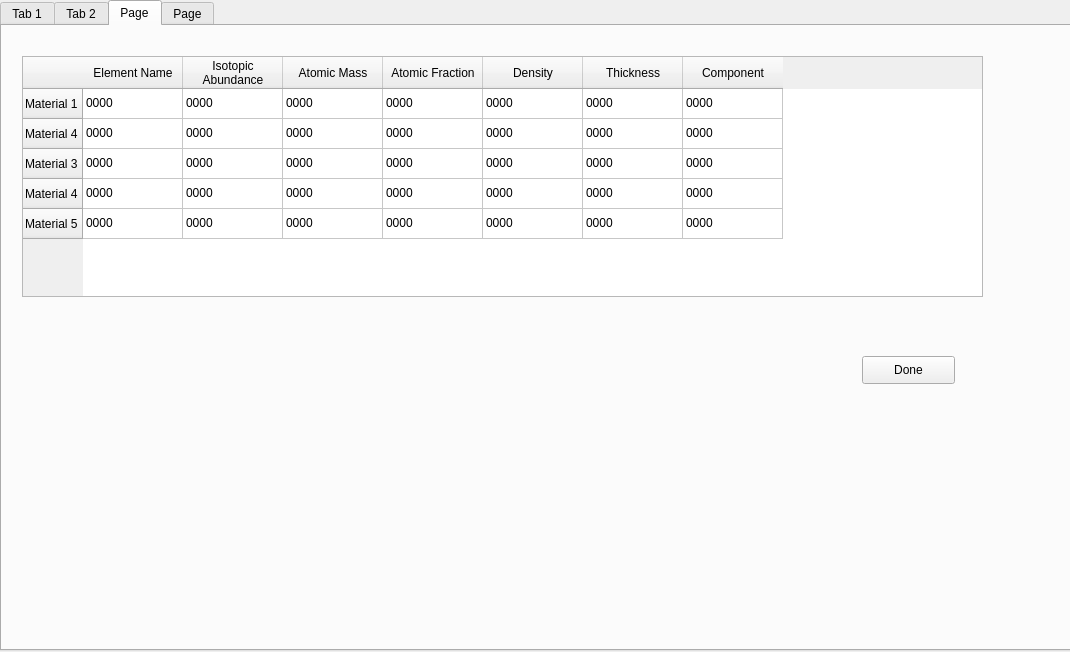
<?xml version="1.0" encoding="UTF-8"?>
<ui version="4.0">
 <class>integrated</class>
 <widget class="QWidget" name="integrated">
  <property name="geometry">
   <rect>
    <x>0</x>
    <y>0</y>
    <width>1070</width>
    <height>652</height>
   </rect>
  </property>
  <property name="windowTitle">
   <string>integrated</string>
  </property>
  <widget class="QTabWidget" name="tabWidget">
   <property name="geometry">
    <rect>
     <x>0</x>
     <y>0</y>
     <width>1301</width>
     <height>651</height>
    </rect>
   </property>
   <property name="currentIndex">
    <number>2</number>
   </property>
   <widget class="QWidget" name="tab">
    <attribute name="title">
     <string>Tab 1</string>
    </attribute>
   </widget>
   <widget class="QWidget" name="tab_2">
    <attribute name="title">
     <string>Tab 2</string>
    </attribute>
   </widget>
   <widget class="QWidget" name="tab_3">
    <attribute name="title">
     <string>Page</string>
    </attribute>
    <widget class="QTableWidget" name="tableWidget">
     <property name="geometry">
      <rect>
       <x>20</x>
       <y>30</y>
       <width>961</width>
       <height>241</height>
      </rect>
     </property>
     <row>
      <property name="text">
       <string>Material 1</string>
      </property>
     </row>
     <row>
      <property name="text">
       <string>Material 4</string>
      </property>
     </row>
     <row>
      <property name="text">
       <string>Material 3</string>
      </property>
     </row>
     <row>
      <property name="text">
       <string>Material 4</string>
      </property>
     </row>
     <row>
      <property name="text">
       <string>Material 5</string>
      </property>
     </row>
     <column>
      <property name="text">
       <string>Element Name</string>
      </property>
     </column>
     <column>
      <property name="text">
       <string>Isotopic
Abundance</string>
      </property>
     </column>
     <column>
      <property name="text">
       <string>Atomic Mass</string>
      </property>
     </column>
     <column>
      <property name="text">
       <string>Atomic Fraction</string>
      </property>
     </column>
     <column>
      <property name="text">
       <string>Density</string>
      </property>
     </column>
     <column>
      <property name="text">
       <string>Thickness</string>
      </property>
     </column>
     <column>
      <property name="text">
       <string>Component</string>
      </property>
     </column>
     <item row="0" column="0">
      <property name="text">
       <string>0000</string>
      </property>
     </item>
     <item row="0" column="1">
      <property name="text">
       <string>0000</string>
      </property>
     </item>
     <item row="0" column="2">
      <property name="text">
       <string>0000</string>
      </property>
     </item>
     <item row="0" column="3">
      <property name="text">
       <string>0000</string>
      </property>
     </item>
     <item row="0" column="4">
      <property name="text">
       <string>0000</string>
      </property>
     </item>
     <item row="0" column="5">
      <property name="text">
       <string>0000</string>
      </property>
     </item>
     <item row="0" column="6">
      <property name="text">
       <string>0000</string>
      </property>
     </item>
     <item row="1" column="0">
      <property name="text">
       <string>0000</string>
      </property>
     </item>
     <item row="1" column="1">
      <property name="text">
       <string>0000</string>
      </property>
     </item>
     <item row="1" column="2">
      <property name="text">
       <string>0000</string>
      </property>
     </item>
     <item row="1" column="3">
      <property name="text">
       <string>0000</string>
      </property>
     </item>
     <item row="1" column="4">
      <property name="text">
       <string>0000</string>
      </property>
     </item>
     <item row="1" column="5">
      <property name="text">
       <string>0000</string>
      </property>
     </item>
     <item row="1" column="6">
      <property name="text">
       <string>0000</string>
      </property>
     </item>
     <item row="2" column="0">
      <property name="text">
       <string>0000</string>
      </property>
     </item>
     <item row="2" column="1">
      <property name="text">
       <string>0000</string>
      </property>
     </item>
     <item row="2" column="2">
      <property name="text">
       <string>0000</string>
      </property>
     </item>
     <item row="2" column="3">
      <property name="text">
       <string>0000</string>
      </property>
     </item>
     <item row="2" column="4">
      <property name="text">
       <string>0000</string>
      </property>
     </item>
     <item row="2" column="5">
      <property name="text">
       <string>0000</string>
      </property>
     </item>
     <item row="2" column="6">
      <property name="text">
       <string>0000</string>
      </property>
     </item>
     <item row="3" column="0">
      <property name="text">
       <string>0000</string>
      </property>
     </item>
     <item row="3" column="1">
      <property name="text">
       <string>0000</string>
      </property>
     </item>
     <item row="3" column="2">
      <property name="text">
       <string>0000</string>
      </property>
     </item>
     <item row="3" column="3">
      <property name="text">
       <string>0000</string>
      </property>
     </item>
     <item row="3" column="4">
      <property name="text">
       <string>0000</string>
      </property>
     </item>
     <item row="3" column="5">
      <property name="text">
       <string>0000</string>
      </property>
     </item>
     <item row="3" column="6">
      <property name="text">
       <string>0000</string>
      </property>
     </item>
     <item row="4" column="0">
      <property name="text">
       <string>0000</string>
      </property>
     </item>
     <item row="4" column="1">
      <property name="text">
       <string>0000</string>
      </property>
     </item>
     <item row="4" column="2">
      <property name="text">
       <string>0000</string>
      </property>
     </item>
     <item row="4" column="3">
      <property name="text">
       <string>0000</string>
      </property>
     </item>
     <item row="4" column="4">
      <property name="text">
       <string>0000</string>
      </property>
     </item>
     <item row="4" column="5">
      <property name="text">
       <string>0000</string>
      </property>
     </item>
     <item row="4" column="6">
      <property name="text">
       <string>0000</string>
      </property>
     </item>
    </widget>
    <widget class="QPushButton" name="pushButton">
     <property name="geometry">
      <rect>
       <x>860</x>
       <y>330</y>
       <width>93</width>
       <height>28</height>
      </rect>
     </property>
     <property name="text">
      <string>Done</string>
     </property>
    </widget>
   </widget>
   <widget class="QWidget" name="tab_4">
    <attribute name="title">
     <string>Page</string>
    </attribute>
   </widget>
  </widget>
 </widget>
 <resources/>
 <connections/>
</ui>
